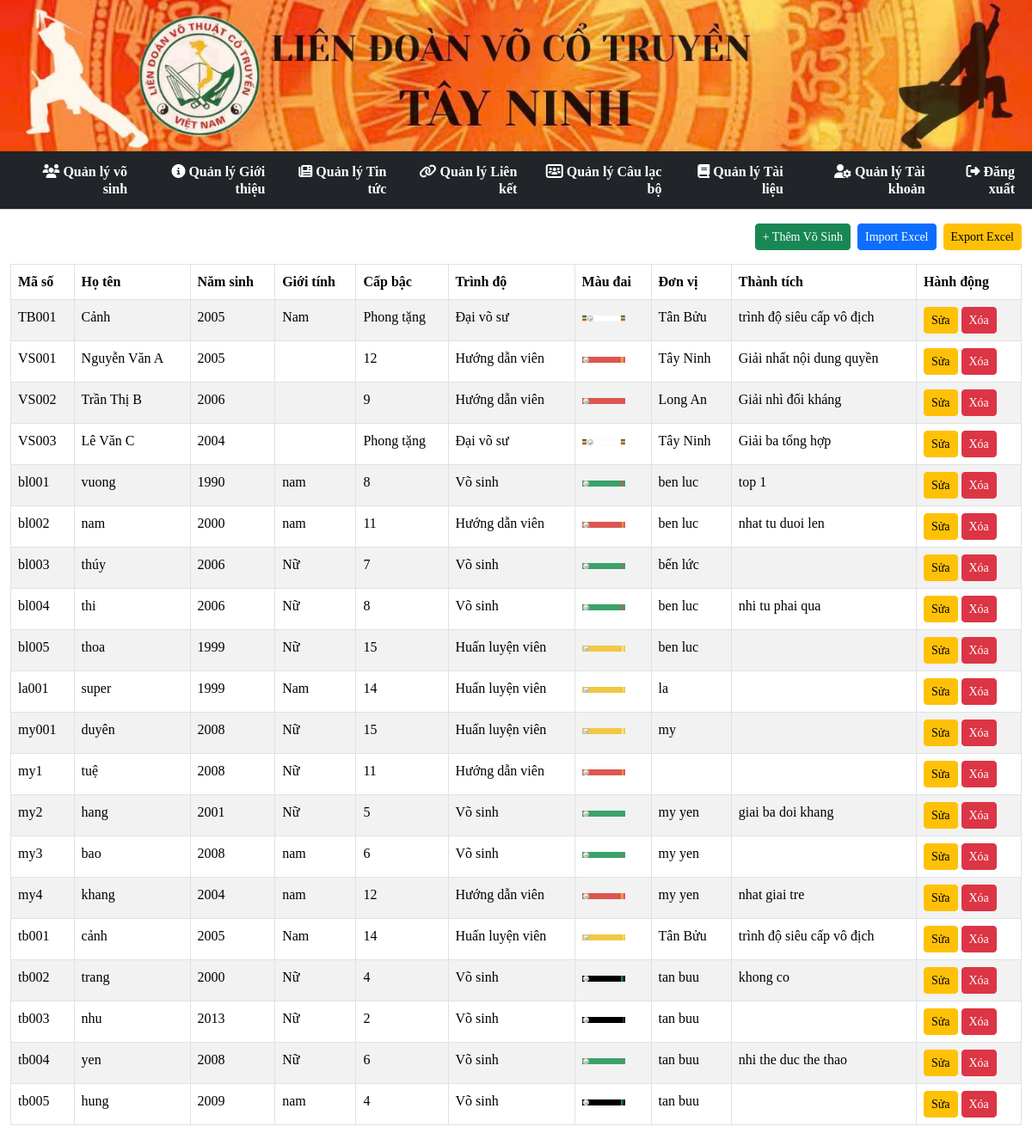
The app's page /admin/students (signed in), older data.
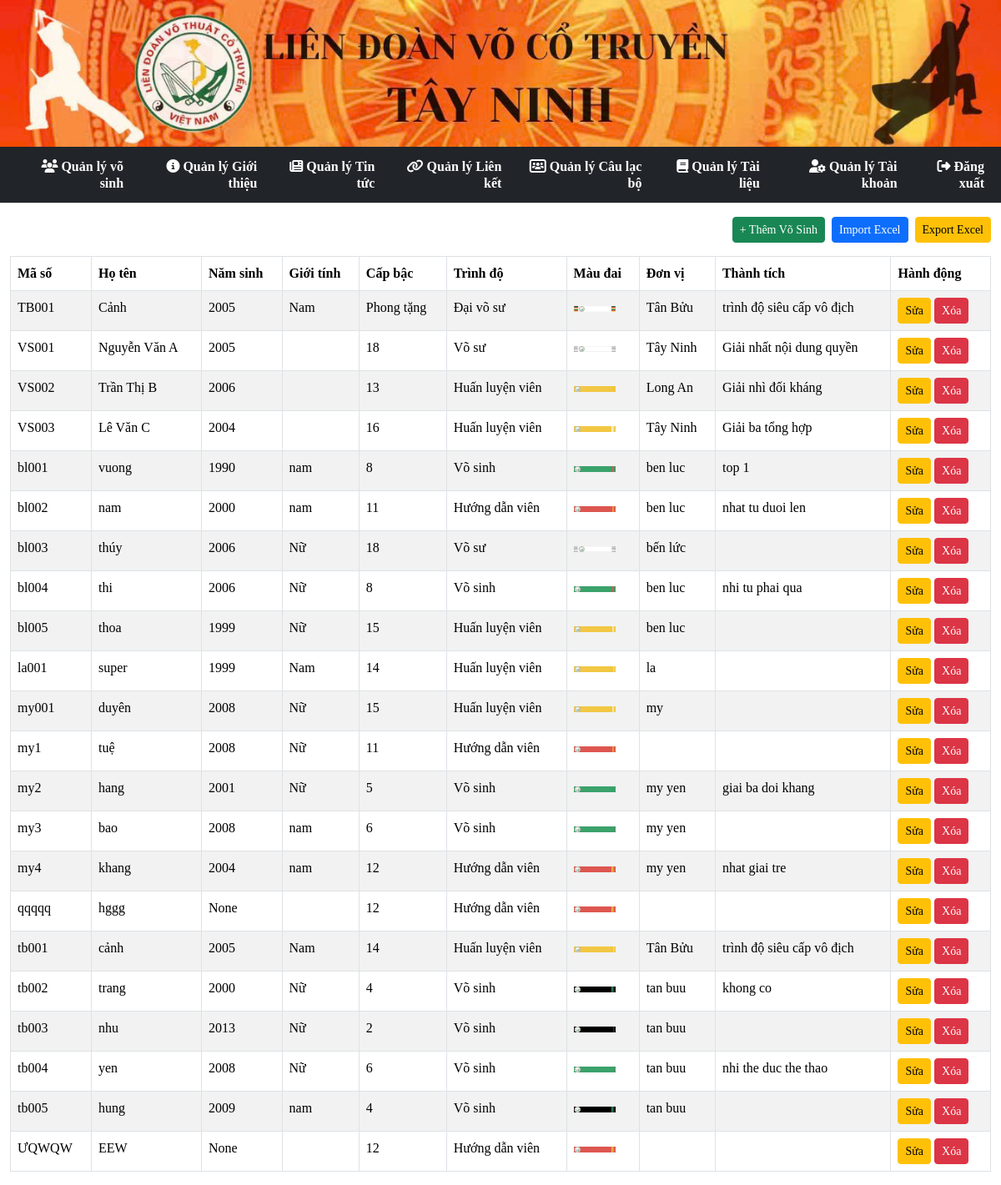
The same page, newer data.
### models.py (models this page shows)
class HoSoVoSinh(db.Model):
    __tablename__ = "hosovosinh"
    vocotruyenid = db.Column(db.String(20), primary_key=True)
    hovaten = db.Column(db.String(100), nullable=False)
    namsinh = db.Column(db.Integer, nullable=True)
    gioitinh = db.Column(db.String(10), nullable=True)
    donvi = db.Column(db.String(100), nullable=True)
    capbac = db.Column(db.String(20), nullable=True)
    trinhdo = db.Column(db.String(50), nullable=True)
    maudai = db.Column(db.String(200), nullable=True)
    thanhtich = db.Column(db.Text, nullable=True)
    dangky = db.relationship("DangKyKyThi", backref="vosinh")
    cascade = "all, delete-orphan"

### app.py (the view)
@app.route("/admin/students")
def admin_students():
    if session.get("role") != "admin":
        return redirect(url_for("home"))
    students = HoSoVoSinh.query.all()
    students = sorted(students, key=lambda s: natural_keys(s.vocotruyenid))
    return render_template("admin/vosinh.html", students=students)

### app.py (called while the page is built)
def natural_keys(text):
    if text is None:
        return []
    return [int(c) if c.isdigit() else c for c in re.split(r"(\d+)", str(text))]

### templates/admin/vosinh.html (shortened to what this page needs)
{% extends "quantri.html" %}
{% block content %}
<div class="mb-3 d-flex align-items-center gap-2 justify-content-end flex-wrap">
  <button type="button" class="btn btn-success btn-sm" data-bs-toggle="modal" data-bs-target="#addStudentModal">+ Thêm Võ Sinh</button>
  <form id="importForm" action="{{ url_for('admin_students_import') }}" method="POST" enctype="multipart/form-data" class="d-inline">
    <button type="button" class="btn btn-primary btn-sm" onclick="document.getElementById('fileInput').click();">Import Excel</button>
  </form>
<a href="{{ url_for('admin_students_export') }}" class="btn btn-warning btn-sm" download="Danh_sach_vo_sinh.xlsx">
  Export Excel
</a>
</div>
<table class="table table-bordered table-striped mt-2">
  <thead>
    <tr>
      <th>Mã số</th>
      <th>Họ tên</th>
      <th>Năm sinh</th>
      <th>Giới tính</th>
      <th>Cấp bậc</th>
      <th>Trình độ</th>
      <th>Màu đai</th>
      <th>Đơn vị</th>
      <th>Thành tích</th>
      <th>Hành động</th>
    </tr>
  </thead>
  <tbody>
    {% for s in students %}
    <tr>
      <td>{{ s.vocotruyenid }}</td>
      <td>{{ s.hovaten }}</td>
      <td>{{ s.namsinh }}</td>
      <td>{{ s.gioitinh }}</td>
      <td>{{ s.capbac }}</td>
      <td>{{ s.trinhdo }}</td>
      <td>
        {% if s.maudai %}
          <img src="{{ url_for('static', filename=s.maudai) }}" style="width:50px;height:auto;">
        {% else %}
          -
        {% endif %}
      </td>
      <td>{{ s.donvi }}</td>
      <td>{{ s.thanhtich }}</td>
      <td>
        <button type="button" class="btn btn-warning btn-sm" data-bs-toggle="modal" data-bs-target="#editStudentModal{{ s.vocotruyenid }}">Sửa</button>
        <a href="{{ url_for('admin_students_delete', vocotruyenid=s.vocotruyenid) }}" class="btn btn-danger btn-sm" onclick="return confirm('Bạn có chắc muốn xóa?')">Xóa</a>
      </td>
    </tr>
    {% endfor %}
  </tbody>
</table>
{% endblock %}

Row changes from the older to the newer data that the page shows:
changed HoSoVoSinh "VS001": capbac "12" → "18"; trinhdo "Hướng dẫn viên" → "Võ sư"; maudai: a different picture
changed HoSoVoSinh "VS002": capbac "9" → "13"; trinhdo "Hướng dẫn viên" → "Huấn luyện viên"; maudai: a different picture
changed HoSoVoSinh "VS003": capbac "Phong tặng" → "16"; trinhdo "Đại võ sư" → "Huấn luyện viên"; maudai: a different picture
changed HoSoVoSinh "bl003": capbac "7" → "18"; trinhdo "Võ sinh" → "Võ sư"; maudai: a different picture
added HoSoVoSinh: vocotruyenid "qqqqq", hovaten "hggg", namsinh "None", capbac "12", trinhdo "Hướng dẫn viên", maudai (picture)
added HoSoVoSinh: vocotruyenid "ƯQWQW", hovaten "EEW", namsinh "None", capbac "12", trinhdo "Hướng dẫn viên", maudai (picture)
